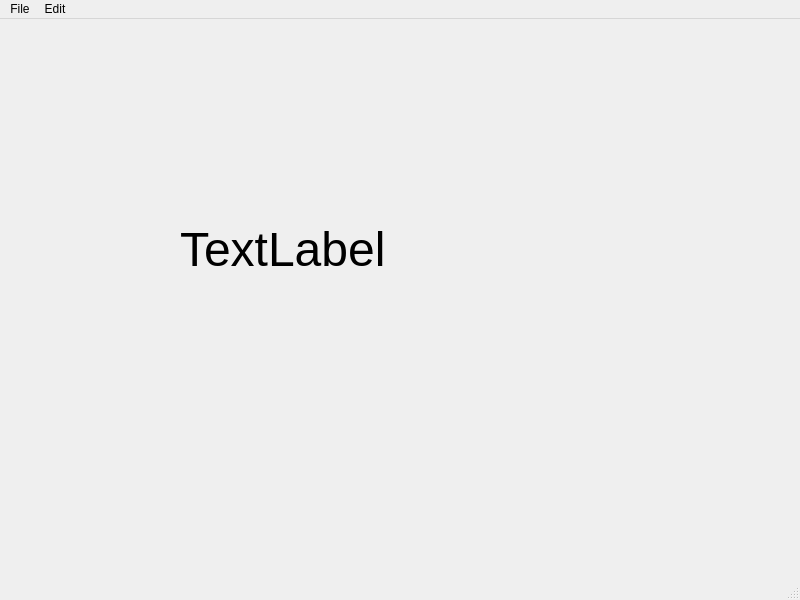
<?xml version="1.0" encoding="UTF-8"?>
<ui version="4.0">
 <class>MainWindow</class>
 <widget class="QMainWindow" name="MainWindow">
  <property name="geometry">
   <rect>
    <x>0</x>
    <y>0</y>
    <width>800</width>
    <height>600</height>
   </rect>
  </property>
  <property name="windowTitle">
   <string>MainWindow</string>
  </property>
  <widget class="QWidget" name="centralwidget">
   <widget class="QLabel" name="label">
    <property name="geometry">
     <rect>
      <x>180</x>
      <y>170</y>
      <width>291</width>
      <height>121</height>
     </rect>
    </property>
    <property name="font">
     <font>
      <pointsize>36</pointsize>
     </font>
    </property>
    <property name="text">
     <string>TextLabel</string>
    </property>
   </widget>
  </widget>
  <widget class="QMenuBar" name="menubar">
   <property name="geometry">
    <rect>
     <x>0</x>
     <y>0</y>
     <width>800</width>
     <height>21</height>
    </rect>
   </property>
   <widget class="QMenu" name="menuFile">
    <property name="title">
     <string>File</string>
    </property>
    <addaction name="actionNew"/>
    <addaction name="actionSave"/>
   </widget>
   <widget class="QMenu" name="menuEdit">
    <property name="title">
     <string>Edit</string>
    </property>
    <addaction name="actionCopy"/>
    <addaction name="actionPasete"/>
   </widget>
   <addaction name="menuFile"/>
   <addaction name="menuEdit"/>
  </widget>
  <widget class="QStatusBar" name="statusbar"/>
  <action name="actionNew">
   <property name="text">
    <string>New</string>
   </property>
   <property name="statusTip">
    <string>Create a new file</string>
   </property>
   <property name="shortcut">
    <string>Return</string>
   </property>
  </action>
  <action name="actionSave">
   <property name="text">
    <string>Save</string>
   </property>
   <property name="statusTip">
    <string>Save a file</string>
   </property>
   <property name="shortcut">
    <string>Return</string>
   </property>
  </action>
  <action name="actionCopy">
   <property name="text">
    <string>Copy</string>
   </property>
   <property name="statusTip">
    <string>Copy a file</string>
   </property>
   <property name="shortcut">
    <string>Ctrl+C</string>
   </property>
  </action>
  <action name="actionPasete">
   <property name="text">
    <string>Pasete</string>
   </property>
   <property name="statusTip">
    <string>Paste a file</string>
   </property>
   <property name="shortcut">
    <string>Ctrl+V</string>
   </property>
  </action>
 </widget>
 <resources/>
 <connections/>
</ui>
